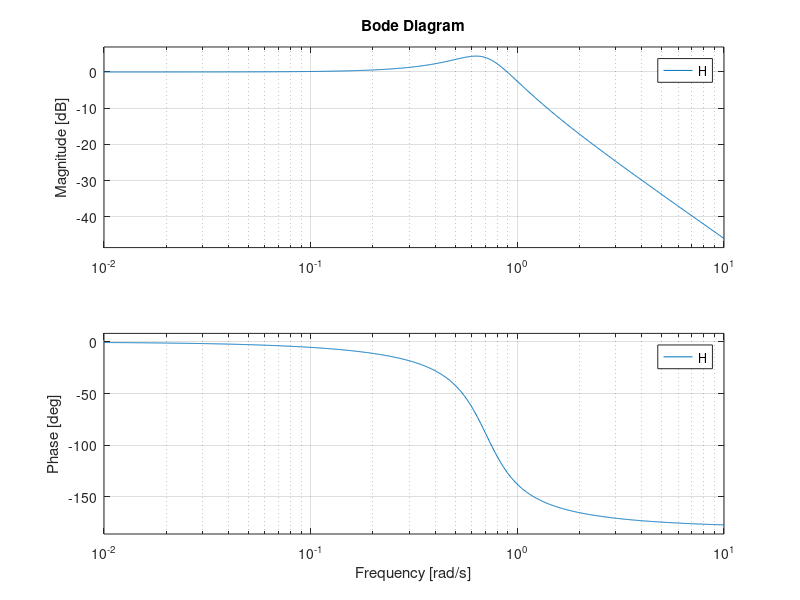

Write the MATLAB code that produced this figure. (Note: this script raises an error after producing the figure.)
%% Experiment Two: Modeling of Mass Spring Damper System

%% Variables
F = 1;
k = 1;
b = 0.9;
m = 2;

%% Transfer Function
num = [1/m];
den = [1 b/m k/m];
H = tf(num,den)

%% Poles
pole(H)

%% Zeros, Poles, Gain
[z p k] = tf2zp(num,den)

%% Pole Zero Plot
pzmap(H)

%% Bode Plot
bode (H)

%% Step Plot
stepplot(H)

%% Transfer Function
syms s;
H = 0.5 / (s^2 + 0.45*s + 0.5);
h = ilaplace(H);
h = vpa(h,3)

%% Step Response
X = 0.5 / (s^3 + 0.45*s^2 + 0.5*s);
x = ilaplace(X);
x = vpa(x,3)

%% Credits
% 
% * *Muhammad Abdullah*
% * *2015-EE-166*
% 
